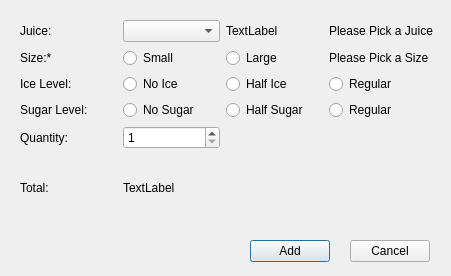
<?xml version="1.0" encoding="UTF-8"?>
<ui version="4.0">
 <class>Dialog</class>
 <widget class="QDialog" name="Dialog">
  <property name="geometry">
   <rect>
    <x>0</x>
    <y>0</y>
    <width>451</width>
    <height>276</height>
   </rect>
  </property>
  <property name="windowTitle">
   <string>Dialog</string>
  </property>
  <widget class="QDialogButtonBox" name="buttonBox">
   <property name="geometry">
    <rect>
     <x>90</x>
     <y>240</y>
     <width>341</width>
     <height>32</height>
    </rect>
   </property>
   <property name="orientation">
    <enum>Qt::Horizontal</enum>
   </property>
  </widget>
  <widget class="QWidget" name="gridLayoutWidget">
   <property name="geometry">
    <rect>
     <x>20</x>
     <y>20</y>
     <width>413</width>
     <height>201</height>
    </rect>
   </property>
   <layout class="QGridLayout" name="gridLayout">
    <item row="2" column="0">
     <widget class="QLabel" name="label_ice">
      <property name="text">
       <string>Ice Level:</string>
      </property>
     </widget>
    </item>
    <item row="2" column="2">
     <widget class="QRadioButton" name="radioButtonIce_Half">
      <property name="text">
       <string>Half Ice</string>
      </property>
     </widget>
    </item>
    <item row="3" column="1">
     <widget class="QRadioButton" name="radioButtonSugar_No">
      <property name="text">
       <string>No Sugar</string>
      </property>
     </widget>
    </item>
    <item row="1" column="0">
     <widget class="QLabel" name="label_size">
      <property name="text">
       <string>Size:*</string>
      </property>
     </widget>
    </item>
    <item row="1" column="1">
     <widget class="QRadioButton" name="radioButtonSize_Small">
      <property name="text">
       <string>Small</string>
      </property>
     </widget>
    </item>
    <item row="4" column="1">
     <widget class="QSpinBox" name="spinBox_Quantity">
      <property name="minimum">
       <number>1</number>
      </property>
     </widget>
    </item>
    <item row="1" column="2">
     <widget class="QRadioButton" name="radioButtonSize_Large">
      <property name="text">
       <string>Large</string>
      </property>
     </widget>
    </item>
    <item row="0" column="0">
     <widget class="QLabel" name="label_juice">
      <property name="text">
       <string>Juice:</string>
      </property>
     </widget>
    </item>
    <item row="2" column="3">
     <widget class="QRadioButton" name="radioButtonIce_Regular">
      <property name="text">
       <string>Regular</string>
      </property>
     </widget>
    </item>
    <item row="4" column="0">
     <widget class="QLabel" name="label_quantity">
      <property name="text">
       <string>Quantity:</string>
      </property>
     </widget>
    </item>
    <item row="3" column="3">
     <widget class="QRadioButton" name="radioButtonSugar_Regular">
      <property name="text">
       <string>Regular</string>
      </property>
     </widget>
    </item>
    <item row="3" column="0">
     <widget class="QLabel" name="label_sugar">
      <property name="text">
       <string>Sugar Level:</string>
      </property>
     </widget>
    </item>
    <item row="2" column="1">
     <widget class="QRadioButton" name="radioButtonIce_No">
      <property name="text">
       <string>No Ice</string>
      </property>
     </widget>
    </item>
    <item row="3" column="2">
     <widget class="QRadioButton" name="radioButtonSuhgar_Half">
      <property name="text">
       <string>Half Sugar</string>
      </property>
     </widget>
    </item>
    <item row="5" column="0">
     <widget class="QLabel" name="label_textTotal">
      <property name="text">
       <string>Total:</string>
      </property>
     </widget>
    </item>
    <item row="5" column="1">
     <widget class="QLabel" name="label_Total">
      <property name="text">
       <string>TextLabel</string>
      </property>
     </widget>
    </item>
    <item row="1" column="3">
     <widget class="QLabel" name="label_9">
      <property name="text">
       <string>Please Pick a Size</string>
      </property>
     </widget>
    </item>
    <item row="0" column="1">
     <widget class="QComboBox" name="comboBox_Juice"/>
    </item>
    <item row="0" column="2">
     <widget class="QLabel" name="label_ItemID">
      <property name="text">
       <string>TextLabel</string>
      </property>
     </widget>
    </item>
    <item row="0" column="3">
     <widget class="QLabel" name="label_10">
      <property name="text">
       <string>Please Pick a Juice</string>
      </property>
     </widget>
    </item>
   </layout>
  </widget>
  <widget class="QPushButton" name="pushButton">
   <property name="geometry">
    <rect>
     <x>250</x>
     <y>240</y>
     <width>80</width>
     <height>22</height>
    </rect>
   </property>
   <property name="text">
    <string>Add</string>
   </property>
  </widget>
  <widget class="QPushButton" name="pushButton_2">
   <property name="geometry">
    <rect>
     <x>350</x>
     <y>240</y>
     <width>80</width>
     <height>22</height>
    </rect>
   </property>
   <property name="text">
    <string>Cancel</string>
   </property>
  </widget>
 </widget>
 <resources/>
 <connections>
  <connection>
   <sender>buttonBox</sender>
   <signal>accepted()</signal>
   <receiver>Dialog</receiver>
   <slot>accept()</slot>
   <hints>
    <hint type="sourcelabel">
     <x>248</x>
     <y>254</y>
    </hint>
    <hint type="destinationlabel">
     <x>157</x>
     <y>274</y>
    </hint>
   </hints>
  </connection>
  <connection>
   <sender>buttonBox</sender>
   <signal>rejected()</signal>
   <receiver>Dialog</receiver>
   <slot>reject()</slot>
   <hints>
    <hint type="sourcelabel">
     <x>316</x>
     <y>260</y>
    </hint>
    <hint type="destinationlabel">
     <x>286</x>
     <y>274</y>
    </hint>
   </hints>
  </connection>
 </connections>
</ui>
